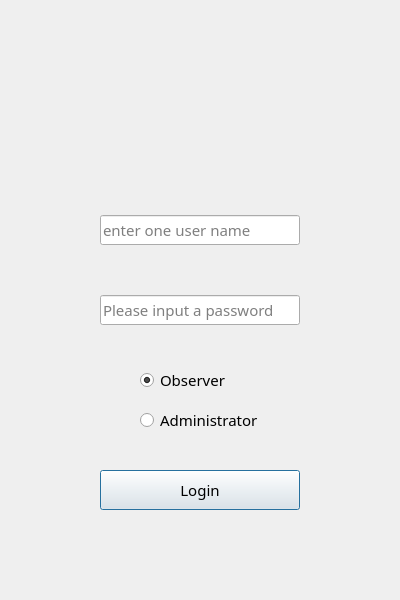
<?xml version="1.0" encoding="UTF-8"?>
<ui version="4.0">
 <class>login_dialog</class>
 <widget class="QDialog" name="login_dialog">
  <property name="geometry">
   <rect>
    <x>0</x>
    <y>0</y>
    <width>400</width>
    <height>600</height>
   </rect>
  </property>
  <property name="minimumSize">
   <size>
    <width>400</width>
    <height>600</height>
   </size>
  </property>
  <property name="maximumSize">
   <size>
    <width>400</width>
    <height>600</height>
   </size>
  </property>
  <property name="font">
   <font>
    <family>微软雅黑</family>
    <pointsize>11</pointsize>
   </font>
  </property>
  <property name="windowTitle">
   <string>Dialog</string>
  </property>
  <property name="windowIcon">
   <iconset resource="images.qrc">
    <normaloff>:/new/prefix1/MyImages/Br01.svg</normaloff>:/new/prefix1/MyImages/Br01.svg</iconset>
  </property>
  <property name="styleSheet">
   <string notr="true">#login_dialog
{
border-image:
url(:/new/prefix1/MyImages/LIB.jpg)
}</string>
  </property>
  <widget class="QLabel" name="Login_Label">
   <property name="geometry">
    <rect>
     <x>30</x>
     <y>30</y>
     <width>311</width>
     <height>85</height>
    </rect>
   </property>
   <property name="minimumSize">
    <size>
     <width>311</width>
     <height>85</height>
    </size>
   </property>
   <property name="maximumSize">
    <size>
     <width>311</width>
     <height>85</height>
    </size>
   </property>
   <property name="font">
    <font>
     <family>微软雅黑</family>
     <pointsize>11</pointsize>
    </font>
   </property>
   <property name="styleSheet">
    <string notr="true">border-image:
url(:/new/prefix1/MyImages/CQJTDX.png)</string>
   </property>
   <property name="text">
    <string/>
   </property>
  </widget>
  <widget class="QLineEdit" name="User_LineEdit">
   <property name="geometry">
    <rect>
     <x>100</x>
     <y>215</y>
     <width>200</width>
     <height>30</height>
    </rect>
   </property>
   <property name="minimumSize">
    <size>
     <width>200</width>
     <height>30</height>
    </size>
   </property>
   <property name="maximumSize">
    <size>
     <width>200</width>
     <height>30</height>
    </size>
   </property>
   <property name="font">
    <font>
     <family>微软雅黑</family>
     <pointsize>11</pointsize>
    </font>
   </property>
   <property name="placeholderText">
    <string>enter one user name</string>
   </property>
  </widget>
  <widget class="QLineEdit" name="Pow_LineEdit">
   <property name="geometry">
    <rect>
     <x>100</x>
     <y>295</y>
     <width>200</width>
     <height>30</height>
    </rect>
   </property>
   <property name="minimumSize">
    <size>
     <width>200</width>
     <height>30</height>
    </size>
   </property>
   <property name="maximumSize">
    <size>
     <width>200</width>
     <height>30</height>
    </size>
   </property>
   <property name="font">
    <font>
     <family>微软雅黑</family>
     <pointsize>11</pointsize>
    </font>
   </property>
   <property name="echoMode">
    <enum>QLineEdit::Password</enum>
   </property>
   <property name="placeholderText">
    <string>Please input a password</string>
   </property>
  </widget>
  <widget class="QRadioButton" name="User_radioButton">
   <property name="geometry">
    <rect>
     <x>140</x>
     <y>360</y>
     <width>100</width>
     <height>40</height>
    </rect>
   </property>
   <property name="minimumSize">
    <size>
     <width>100</width>
     <height>40</height>
    </size>
   </property>
   <property name="maximumSize">
    <size>
     <width>100</width>
     <height>40</height>
    </size>
   </property>
   <property name="font">
    <font>
     <family>微软雅黑</family>
     <pointsize>11</pointsize>
    </font>
   </property>
   <property name="text">
    <string>Observer</string>
   </property>
   <property name="checked">
    <bool>true</bool>
   </property>
  </widget>
  <widget class="QRadioButton" name="Administrator_radioButton">
   <property name="geometry">
    <rect>
     <x>140</x>
     <y>400</y>
     <width>130</width>
     <height>40</height>
    </rect>
   </property>
   <property name="minimumSize">
    <size>
     <width>130</width>
     <height>40</height>
    </size>
   </property>
   <property name="maximumSize">
    <size>
     <width>130</width>
     <height>40</height>
    </size>
   </property>
   <property name="font">
    <font>
     <family>微软雅黑</family>
     <pointsize>11</pointsize>
    </font>
   </property>
   <property name="text">
    <string>Administrator</string>
   </property>
  </widget>
  <widget class="QPushButton" name="Login_pushButton">
   <property name="geometry">
    <rect>
     <x>100</x>
     <y>470</y>
     <width>200</width>
     <height>40</height>
    </rect>
   </property>
   <property name="minimumSize">
    <size>
     <width>200</width>
     <height>40</height>
    </size>
   </property>
   <property name="maximumSize">
    <size>
     <width>200</width>
     <height>40</height>
    </size>
   </property>
   <property name="font">
    <font>
     <family>微软雅黑</family>
     <pointsize>11</pointsize>
    </font>
   </property>
   <property name="text">
    <string>Login</string>
   </property>
  </widget>
 </widget>
 <resources>
  <include location="images.qrc"/>
 </resources>
 <connections/>
</ui>
